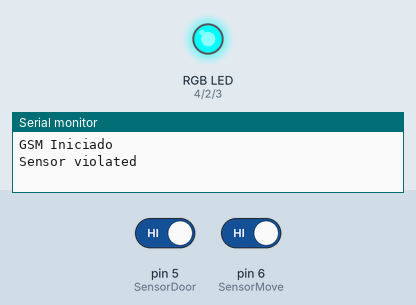
The sketch below on a simulated Arduino Uno, built with avr-gcc and run on an emulated ATmega328P. Parts: an RGB LED mixed from three pins (HIGH = lit), the last lines printed to the serial monitor. The inputs (shaded band) are chosen by the test bench; at power-on: pin 5 (SensorDoor) HIGH, pin 6 (SensorMove) HIGH. The modem accepts every AT command (registered, SIM ready, sends succeed) and sends nothing else.

Above: at 3.7 s.
3.8 s: pin 5 (SensorDoor) driven LOW
At 13.5 s:
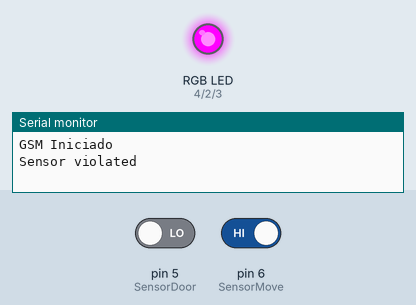
14.4 s: pin 5 (SensorDoor) driven HIGH
At 14.9 s:
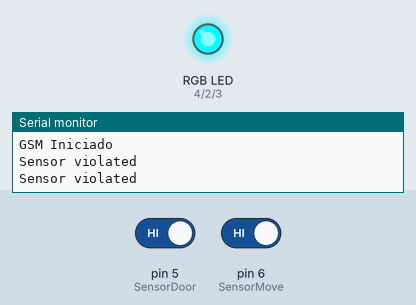
Timing chart, 0 to 17.4 s (numbered marks = the images above; inputs shaded):
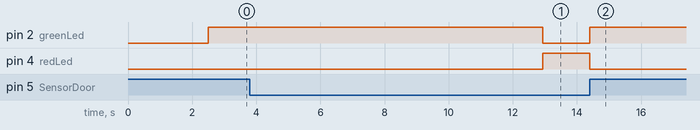

The sketch:

project_ppgmcs_iot.ino
```cpp
#include <SoftwareSerial.h>

//Phone number brazilian format DDD+PHONENUMBER, example: 063999999999
String phoneNumber = "063999999999";

int greenLed = 2;
int blueLed = 3;
int redLed =  4;

int SensorDoorState = 0;
int SensorMoveState = 0;

int SensorMove = 6;
int SensorDoor = 5;

char incoming_char=0;
int salir = 0;

//State of security alert
//0 - Normal
//1 - Alert but not send notification
//2 - Alert and notificated
int AlertState = 1;

//Configure GMS Serial port
SoftwareSerial SIM900(7, 8);

void setup() {
  Serial.begin(19200);
  SIM900.begin(19200);
  delay(2500);
  Serial.begin(19200);

  Serial.println("GSM Iniciado");

  //define RGB led light mode
  pinMode(greenLed, OUTPUT);
  pinMode(blueLed, OUTPUT);
  pinMode(redLed, OUTPUT);

  //define input sensor pin
  pinMode(SensorMove, INPUT_PULLUP);
  pinMode(SensorDoor, INPUT_PULLUP);

  ChangeLedsColor(HIGH, HIGH, HIGH);
}

void Send_SMS() {
	SIM900.print("AT+CMGF=1\r");
	delay(100);
	SIM900.println("AT+CMGS=\""+ phoneNumber + "\"");
	delay(100);
	SIM900.println("Sensor violated");
	delay(100);
	SIM900.println((char)26);
	delay(100);
	SIM900.println();
	delay(5000);
}

void loop() {
  SensorDoorState = digitalRead(SensorDoor);
  SensorMoveState = digitalRead(SensorMove);
  SensorMoveState = LOW;

  if (SensorDoorState == HIGH || SensorMoveState == HIGH) {
    ChangeLedsColor(LOW, HIGH, HIGH);
    Serial.println("Sensor violated");
    ChangeLedsColor(LOW, HIGH, HIGH);
    Send_SMS();
    delay(5000);
  }
  else {
    ChangeLedsColor(HIGH, LOW, HIGH);
  }
}

void ChangeLedsColor(int Red, int Green, int Blue) {
  digitalWrite(redLed, Red);
  digitalWrite(greenLed, Green);
  digitalWrite(blueLed, Blue);
}

void DefaultState() {
  ChangeLedsColor(HIGH, LOW, HIGH);
  delay(700);
  ChangeLedsColor(HIGH, HIGH, HIGH);
  delay(700);
  Serial.println("Normal State");
}

void AlertButNotSendNotification() {
  ChangeLedsColor(LOW, HIGH, HIGH);
  delay(300);
  ChangeLedsColor(HIGH, HIGH, HIGH);
  delay(300);
  Serial.println("AlertButNotSendNotification");
}

void AlertAndNotificated() {
  ChangeLedsColor(LOW, HIGH, HIGH);
  delay(700);
  ChangeLedsColor(HIGH, HIGH, HIGH);
  delay(100);
  ChangeLedsColor(HIGH, HIGH, LOW);
  delay(700);
  ChangeLedsColor(HIGH, HIGH, HIGH);
  Serial.println("AlertAndNotificated");
}
```

Measured:
- after the input at 3.8 s, pin 2 (greenLed): HIGH → LOW after 9.1 s; pin 4 (redLed): LOW → HIGH after 9.1 s
- after the input at 14.4 s, pin 2 (greenLed): LOW → HIGH at once; pin 4 (redLed): HIGH → LOW at once
